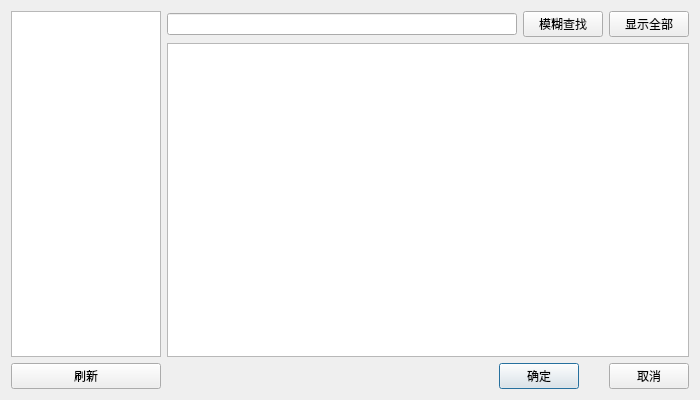
<?xml version="1.0" encoding="UTF-8"?>
<ui version="4.0">
 <class>CSetSceneFaultTable</class>
 <widget class="QDialog" name="CSetSceneFaultTable">
  <property name="geometry">
   <rect>
    <x>0</x>
    <y>0</y>
    <width>700</width>
    <height>400</height>
   </rect>
  </property>
  <property name="windowTitle">
   <string/>
  </property>
  <layout class="QGridLayout" name="gridLayout">
   <item row="1" column="1" colspan="3">
    <widget class="QTableView" name="tableView"/>
   </item>
   <item row="2" column="1" colspan="3">
    <layout class="QHBoxLayout" name="horizontalLayout">
     <property name="spacing">
      <number>30</number>
     </property>
     <item>
      <spacer name="horizontalSpacer">
       <property name="orientation">
        <enum>Qt::Horizontal</enum>
       </property>
       <property name="sizeHint" stdset="0">
        <size>
         <width>40</width>
         <height>20</height>
        </size>
       </property>
      </spacer>
     </item>
     <item>
      <widget class="QPushButton" name="buttonEnter">
       <property name="text">
        <string>确定</string>
       </property>
      </widget>
     </item>
     <item>
      <widget class="QPushButton" name="buttonCancel">
       <property name="text">
        <string>取消</string>
       </property>
      </widget>
     </item>
    </layout>
   </item>
   <item row="2" column="0">
    <widget class="QPushButton" name="buttonRefresh">
     <property name="text">
      <string>刷新</string>
     </property>
    </widget>
   </item>
   <item row="0" column="0" rowspan="2">
    <widget class="QListWidget" name="listUserAndGroups">
     <property name="maximumSize">
      <size>
       <width>150</width>
       <height>16777215</height>
      </size>
     </property>
    </widget>
   </item>
   <item row="0" column="1">
    <widget class="QLineEdit" name="editSearchName">
     <property name="alignment">
      <set>Qt::AlignLeading|Qt::AlignLeft|Qt::AlignVCenter</set>
     </property>
    </widget>
   </item>
   <item row="0" column="2">
    <widget class="QPushButton" name="buttonSearch">
     <property name="text">
      <string>模糊查找</string>
     </property>
    </widget>
   </item>
   <item row="0" column="3">
    <widget class="QPushButton" name="buttonShowAll">
     <property name="text">
      <string>显示全部</string>
     </property>
    </widget>
   </item>
  </layout>
 </widget>
 <resources/>
 <connections/>
</ui>
